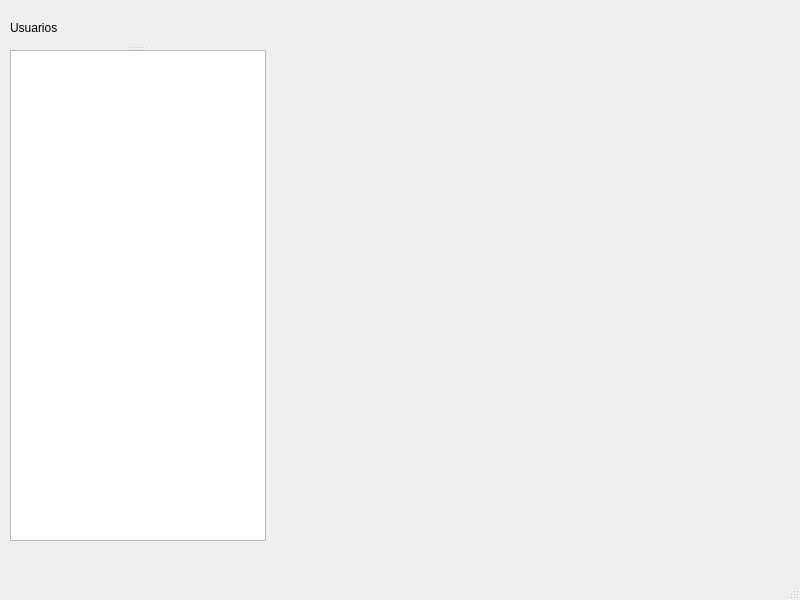
<?xml version="1.0" encoding="UTF-8"?>
<ui version="4.0">
 <class>MainWindow</class>
 <widget class="QMainWindow" name="MainWindow">
  <property name="geometry">
   <rect>
    <x>0</x>
    <y>0</y>
    <width>800</width>
    <height>600</height>
   </rect>
  </property>
  <property name="windowTitle">
   <string>MainWindow</string>
  </property>
  <widget class="QWidget" name="centralwidget">
   <widget class="QSplitter" name="splitter">
    <property name="geometry">
     <rect>
      <x>10</x>
      <y>10</y>
      <width>256</width>
      <height>531</height>
     </rect>
    </property>
    <property name="orientation">
     <enum>Qt::Orientation::Vertical</enum>
    </property>
    <widget class="QLabel" name="label">
     <property name="text">
      <string>Usuarios</string>
     </property>
    </widget>
    <widget class="QListWidget" name="listWidget"/>
   </widget>
  </widget>
  <widget class="QMenuBar" name="menubar">
   <property name="geometry">
    <rect>
     <x>0</x>
     <y>0</y>
     <width>800</width>
     <height>23</height>
    </rect>
   </property>
  </widget>
  <widget class="QStatusBar" name="statusbar"/>
 </widget>
 <resources/>
 <connections/>
</ui>
